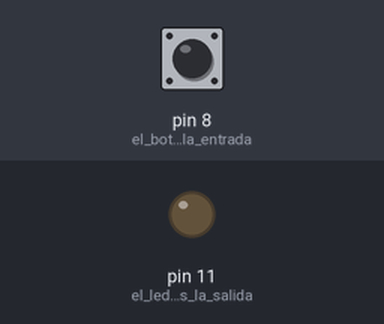
Simulated run of this sketch. Board: Arduino Uno, built with avr-gcc and run on an emulated ATmega328P. Parts: output pins drawn as LEDs (lit = HIGH). Inputs (shaded band) come from the test bench; at power-on: pin 8 (el_boton_es_la_entrada) LOW.

Above: at 1.2 s.
1.3 s: pin 8 (el_boton_es_la_entrada) pulled HIGH for 0.15 s
At 1.37 s:
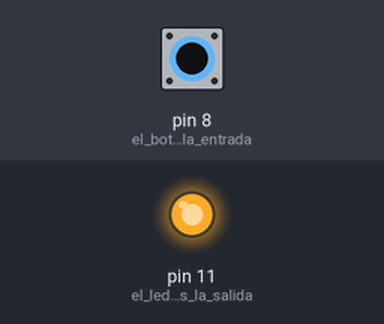
2.9 s: pin 8 (el_boton_es_la_entrada) pulled HIGH for 3.2 s
At 7.1 s:
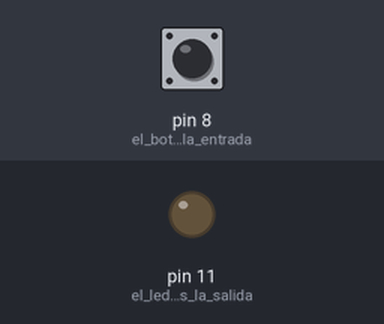
Timing chart, 0 to 8.6 s (numbered marks = the images above; inputs shaded):
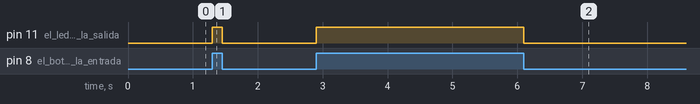

The sketch:

blink_boton.ino
```cpp
int btn = 0; // valor leido del boton

void setup() {

// Asignación de entradas y salidas

pinMode(8, INPUT); // el boton es la entrada

pinMode(11, OUTPUT); // el led es la salida

}

void loop() {

btn = digitalRead(8); // primero se "lee" el valor del boton

digitalWrite(11, btn); // luego se "escribe" en el pin de salida

}
```

Measured:
- after the input at 1.3 s, pin 11 (el_led_es_la_salida): LOW → HIGH at once, → LOW 0.15 s later
- after the input at 2.9 s, pin 11 (el_led_es_la_salida): LOW → HIGH at once, → LOW 3.2 s later
